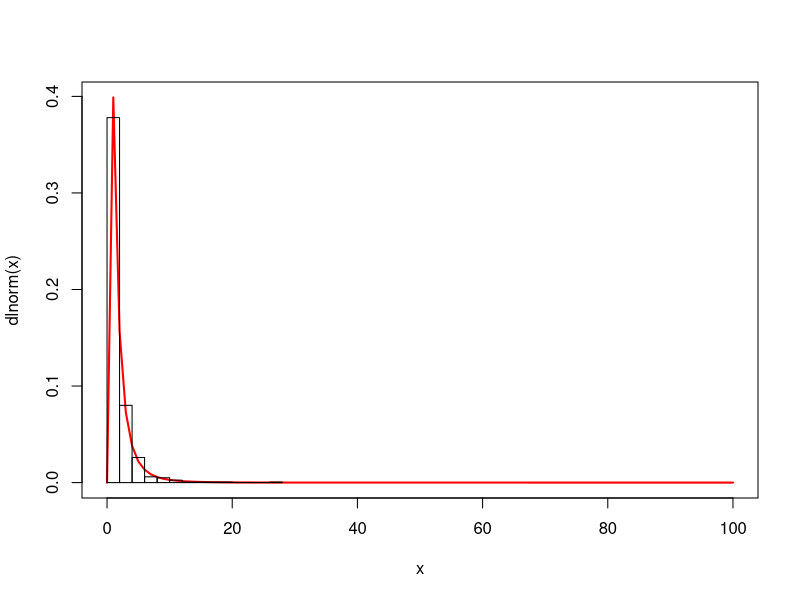

Here is the R script that generated this plot:
# Task 1: Create a sample with `n = 1000` draws from the log-normal distribution. <!-- This makes them think about another distribution, they will have to figure out how to parametrize (if there are no defaults) and draw a sample. -->
  
s <- rlnorm(n=1000) # default parameters
x <- 1:100

curve(dlnorm(x), 0, 100, col = "red",lwd = 2) # default parameters
hist(s, add = TRUE, col = NULL, freq = FALSE)

# Task 2: Use the sample to estimate the parameters of the density function you applied for the random draw. Do these estimated parameters differ from the ones you specified to draw the sample? (Hint: you can use the R documentation for the log-normal function or try google to work out how to calculate the parameters from your samples)

mean(log(s)) # the mean of the logs, should approximate 0
sd(log(s)) # the sd of the logs, should approximate 1

